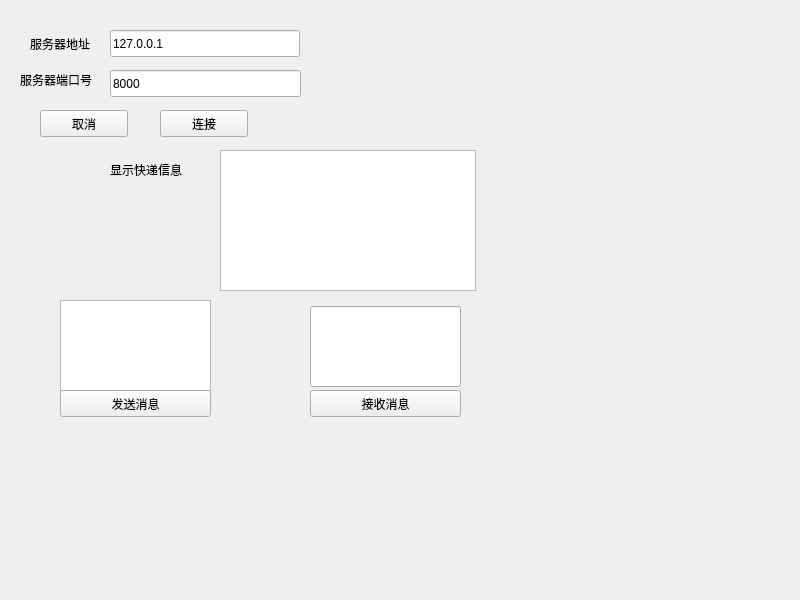
<?xml version="1.0" encoding="UTF-8"?>
<ui version="4.0">
 <class>Widget</class>
 <widget class="QWidget" name="Widget">
  <property name="geometry">
   <rect>
    <x>0</x>
    <y>0</y>
    <width>800</width>
    <height>600</height>
   </rect>
  </property>
  <property name="windowTitle">
   <string>Widget</string>
  </property>
  <widget class="QLabel" name="label_3">
   <property name="geometry">
    <rect>
     <x>20</x>
     <y>70</y>
     <width>101</width>
     <height>19</height>
    </rect>
   </property>
   <property name="text">
    <string>服务器端口号</string>
   </property>
  </widget>
  <widget class="QLineEdit" name="portLineEdit">
   <property name="geometry">
    <rect>
     <x>110</x>
     <y>70</y>
     <width>191</width>
     <height>27</height>
    </rect>
   </property>
   <property name="text">
    <string>8000</string>
   </property>
  </widget>
  <widget class="QPushButton" name="cancelButton">
   <property name="geometry">
    <rect>
     <x>40</x>
     <y>110</y>
     <width>88</width>
     <height>27</height>
    </rect>
   </property>
   <property name="text">
    <string>取消</string>
   </property>
  </widget>
  <widget class="QPushButton" name="connectButton">
   <property name="geometry">
    <rect>
     <x>160</x>
     <y>110</y>
     <width>88</width>
     <height>27</height>
    </rect>
   </property>
   <property name="text">
    <string>连接</string>
   </property>
  </widget>
  <widget class="QLabel" name="label_2">
   <property name="geometry">
    <rect>
     <x>30</x>
     <y>30</y>
     <width>75</width>
     <height>27</height>
    </rect>
   </property>
   <property name="text">
    <string>服务器地址</string>
   </property>
  </widget>
  <widget class="QLineEdit" name="ipLineEdit">
   <property name="geometry">
    <rect>
     <x>110</x>
     <y>30</y>
     <width>190</width>
     <height>27</height>
    </rect>
   </property>
   <property name="text">
    <string>127.0.0.1</string>
   </property>
   <property name="placeholderText">
    <string/>
   </property>
  </widget>
  <widget class="QLabel" name="label">
   <property name="geometry">
    <rect>
     <x>110</x>
     <y>160</y>
     <width>101</width>
     <height>19</height>
    </rect>
   </property>
   <property name="text">
    <string>显示快递信息</string>
   </property>
  </widget>
  <widget class="QTextBrowser" name="textBrowser">
   <property name="geometry">
    <rect>
     <x>220</x>
     <y>150</y>
     <width>256</width>
     <height>141</height>
    </rect>
   </property>
  </widget>
  <widget class="QTextEdit" name="sendedit">
   <property name="geometry">
    <rect>
     <x>60</x>
     <y>300</y>
     <width>151</width>
     <height>91</height>
    </rect>
   </property>
  </widget>
  <widget class="QPushButton" name="pushButton">
   <property name="geometry">
    <rect>
     <x>60</x>
     <y>390</y>
     <width>151</width>
     <height>27</height>
    </rect>
   </property>
   <property name="text">
    <string>发送消息</string>
   </property>
  </widget>
  <widget class="QPushButton" name="pushButton_2">
   <property name="geometry">
    <rect>
     <x>310</x>
     <y>390</y>
     <width>151</width>
     <height>27</height>
    </rect>
   </property>
   <property name="text">
    <string>接收消息</string>
   </property>
  </widget>
  <widget class="QLineEdit" name="lineEdit">
   <property name="geometry">
    <rect>
     <x>310</x>
     <y>306</y>
     <width>151</width>
     <height>81</height>
    </rect>
   </property>
  </widget>
 </widget>
 <resources/>
 <connections/>
</ui>
